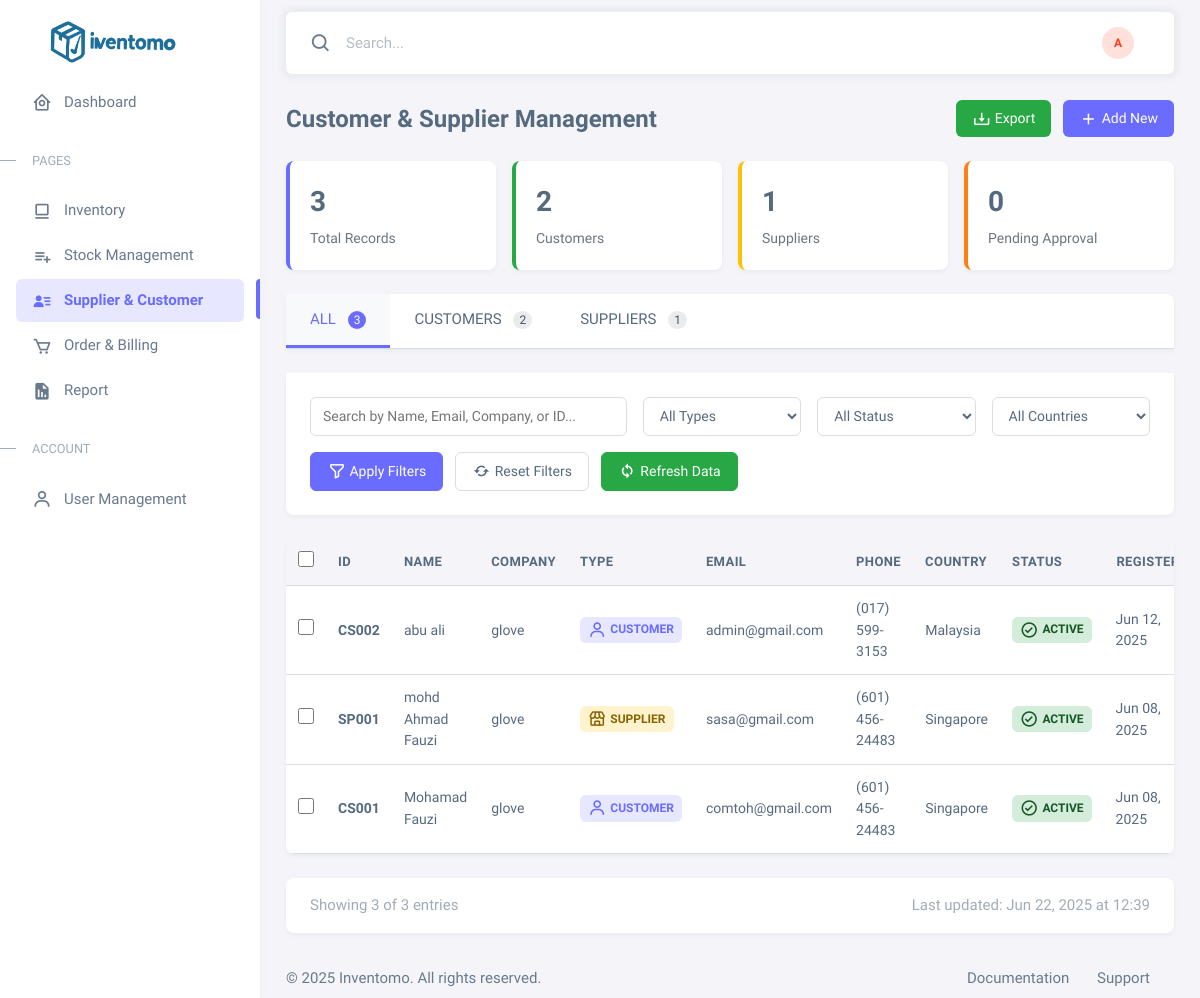
The page /customer-supplier.php (signed in) on the database its author committed.
### tables this page shows
CREATE TABLE `user_profiles` (
  `Id` varchar(10) NOT NULL,
  `date_join` date NOT NULL,
  `full_name` varchar(255) NOT NULL,
  `email` varchar(255) NOT NULL,
  `phone_no` varchar(20) NOT NULL,
  `username` varchar(100) NOT NULL,
  `password` varchar(255) NOT NULL,
  `position` enum('user','moderator','admin','super-admin') DEFAULT 'user',
  `profile_picture` varchar(255) DEFAULT 'default.jpg',
  `active` tinyint(1) DEFAULT 0,
  `created_at` timestamp NOT NULL DEFAULT current_timestamp()
);

CREATE TABLE `customer_supplier` (
  `id` int(11) NOT NULL,
  `registrationID` varchar(250) NOT NULL,
  `firstName` varchar(100) NOT NULL,
  `lastName` varchar(100) NOT NULL,
  `companyName` varchar(200) NOT NULL,
  `email` varchar(150) NOT NULL,
  `phone` varchar(20) NOT NULL,
  `address` text NOT NULL,
  `city` varchar(100) NOT NULL,
  `state` varchar(100) NOT NULL,
  `zipCode` varchar(20) NOT NULL,
  `country` varchar(10) NOT NULL,
  `registrationType` enum('customer','supplier') NOT NULL,
  `businessType` varchar(50) DEFAULT NULL,
  `industry` varchar(50) DEFAULT NULL,
  `dateRegistered` timestamp NOT NULL DEFAULT current_timestamp(),
  `status` enum('active','inactive','pending') DEFAULT 'active',
  `created_at` timestamp NOT NULL DEFAULT current_timestamp(),
  `updated_at` timestamp NOT NULL DEFAULT current_timestamp() ON UPDATE current_timestamp()
);

### customer-supplier.php (the view, shortened to what the rows shown need)
<?php
$host = 'localhost';
$user = 'root';
$pass = '';
$dbname = 'inventory_system';
$current_user_name = "User";
$current_user_role = "User";
$current_user_avatar = "1.png";
function getAvatarColor($position) {
    switch (strtolower($position)) {
        case 'super-admin':
            return 'danger';
    }
}
function getProfilePicture($profile_picture, $full_name) {
    return null;
}
try {
    $conn = mysqli_connect($host, $user, $pass, $dbname);
    mysqli_set_charset($conn, "utf8");
    if (isset($_SESSION['user_id']) && $conn) {
        $user_id = mysqli_real_escape_string($conn, $_SESSION['user_id']);
        $user_query = "SELECT * FROM user_profiles WHERE Id = '$user_id' LIMIT 1";
        $user_result = mysqli_query($conn, $user_query);
        if ($user_result && mysqli_num_rows($user_result) > 0) {
            $user_data = mysqli_fetch_assoc($user_result);
            $current_user_name = !empty($user_data['full_name']) ? $user_data['full_name'] : $user_data['username'];
            $current_user_role = $user_data['position'];
            $current_user_avatar = !empty($user_data['profile_picture']) ? $user_data['profile_picture'] : '1.png';
        }
    }
} catch (Exception $e) {
    $error_message = "Database Error: " . $e->getMessage();
}
$sql = "SELECT registrationID, firstName, lastName, companyName, email, phone, registrationType,
               status, country, businessType, industry, dateRegistered
        FROM customer_supplier WHERE 1=1";
$sql .= " ORDER BY dateRegistered DESC";
$result = mysqli_query($conn, $sql);
$country_names = [
    'MY' => 'Malaysia',
    'SG' => 'Singapore',
    'TH' => 'Thailand',
    'ID' => 'Indonesia',
    'VN' => 'Vietnam',
    'PH' => 'Philippines',
    'US' => 'United States',
    'GB' => 'United Kingdom',
    'AU' => 'Australia',
    'IN' => 'India',
    'CN' => 'China',
    'JP' => 'Japan',
    'KR' => 'South Korea',
    'other' => 'Other'
];
function getCountryName($code, $country_names) {
    return isset($country_names[$code]) ? $country_names[$code] : $code;
}
function formatDate($date) {
    return date('M d, Y', strtotime($date));
}
function getStatusIcon($status) {
    switch($status) {
        case 'active': return 'bx-check-circle';
    }
}
function getTypeIcon($type) {
    switch($type) {
        case 'customer': return 'bx-user';
        case 'supplier': return 'bx-store';
    }
}
?>
<!DOCTYPE html>
<html lang="en" class="light-style layout-menu-fixed" dir="ltr" data-theme="theme-default" data-assets-path="assets/"
    data-template="vertical-menu-template-free">
<head>
    <link rel="stylesheet" href="assets/vendor/fonts/boxicons.css" />
    <link rel="stylesheet" href="assets/vendor/css/core.css" class="template-customizer-core-css" />
    <link rel="stylesheet" href="assets/vendor/css/theme-default.css" class="template-customizer-theme-css" />
    <link rel="stylesheet" href="assets/css/demo.css" />
    <link rel="stylesheet" href="assets/vendor/libs/perfect-scrollbar/perfect-scrollbar.css" />
</head>
<body>
    <div class="layout-wrapper layout-content-navbar">
        <div class="layout-container">
            <div class="layout-page">
                <nav class="layout-navbar container-xxl navbar navbar-expand-xl navbar-detached align-items-center bg-navbar-theme"
                    id="layout-navbar">
                    <div class="navbar-nav-right d-flex align-items-center" id="navbar-collapse">
                        <ul class="navbar-nav flex-row align-items-center ms-auto">
                            <li class="nav-item navbar-dropdown dropdown-user dropdown">
                                <a class="nav-link dropdown-toggle hide-arrow" href="javascript:void(0);"
                                    data-bs-toggle="dropdown">
                                    <div class="user-avatar bg-label-<?php echo getAvatarColor($current_user_role); ?>">
                                        <?php
                                        $navbar_pic = getProfilePicture($current_user_avatar, $current_user_name);
                                        if ($navbar_pic): ?>
                                            <img src="<?php echo htmlspecialchars($navbar_pic); ?>" alt="Profile Picture">
                                        <?php else: ?>
                                            <?php echo strtoupper(substr($current_user_name, 0, 1)); ?>
                                        <?php endif; ?>
                                    </div>
                                </a>
                            </li>
                        </ul>
                    </div>
                </nav>
                <div class="content-wrapper">
                    <div class="container-xxl flex-grow-1 container-p-y">
                        <div class="data-table-container">
                            <table class="data-table">
                                <thead>
                                    <tr>
                                        <th style="width: 40px;">
                                            <input type="checkbox" class="checkbox-input" id="selectAll">
                                        </th>
                                        <th>ID</th>
                                        <th>Name</th>
                                        <th>Company</th>
                                        <th>Type</th>
                                        <th>Email</th>
                                        <th>Phone</th>
                                        <th>Country</th>
                                        <th>Status</th>
                                        <th>Registered</th>
                                    </tr>
                                </thead>
                                <tbody>
                                    <?php if (mysqli_num_rows($result) > 0): ?>
                                    <?php while ($row = mysqli_fetch_assoc($result)): ?>
                                    <tr>
                                        <td>
                                            <input type="checkbox" class="checkbox-input row-checkbox"
                                                value="<?php echo htmlspecialchars($row['registrationID']); ?>">
                                        </td>
                                        <td><strong><?php echo htmlspecialchars($row['registrationID']); ?></strong></td>
                                        <td><?php echo htmlspecialchars($row['firstName'] . ' ' . $row['lastName']); ?>
                                        </td>
                                        <td><?php echo htmlspecialchars($row['companyName']); ?></td>
                                        <td>
                                            <span class="badge <?php echo $row['registrationType']; ?>">
                                                <i class="bx <?php echo getTypeIcon($row['registrationType']); ?>"></i>
                                                <?php echo ucfirst($row['registrationType']); ?>
                                            </span>
                                        </td>
                                        <td><?php echo htmlspecialchars($row['email']); ?></td>
                                        <td><?php echo htmlspecialchars($row['phone']); ?></td>
                                        <td><?php echo getCountryName($row['country'], $country_names); ?></td>
                                        <td>
                                            <span class="badge <?php echo $row['status']; ?>">
                                                <i class="bx <?php echo getStatusIcon($row['status']); ?>"></i>
                                                <?php echo ucfirst($row['status']); ?>
                                            </span>
                                        </td>
                                        <td><?php echo formatDate($row['dateRegistered']); ?></td>
                                    </tr>
                                    <?php endwhile; ?>
                                    <?php endif; ?>
                                </tbody>
                            </table>
                        </div>
                    </div>
                </div>
            </div>
        </div>
    </div>
</body>
</html>

### rows shown on the page
user_profiles: full_name "A"
customer_supplier: registrationID "CS002", firstName+lastName "abu ali", companyName "glove", registrationType "CUSTOMER", email "admin@gmail.com", phone "(017) 599-3153", country "Malaysia", status "ACTIVE", dateRegistered "Jun 12, 2025"
customer_supplier: registrationID "SP001", firstName+lastName "mohd Ahmad Fauzi", companyName "glove", registrationType "SUPPLIER", email "sasa@gmail.com", phone "(601) 456-24483", country "Singapore", status "ACTIVE", dateRegistered "Jun 08, 2025"
customer_supplier: registrationID "CS001", firstName+lastName "Mohamad Fauzi", companyName "glove", registrationType "CUSTOMER", email "comtoh@gmail.com", phone "(601) 456-24483", country "Singapore", status "ACTIVE", dateRegistered "Jun 08, 2025"

### other values the page prints
$counts['total'] "3"
$counts['customers'] "2"
$counts['suppliers'] "1"
$counts['pending_count'] "0"
mysqli_num_rows($result) "3"
